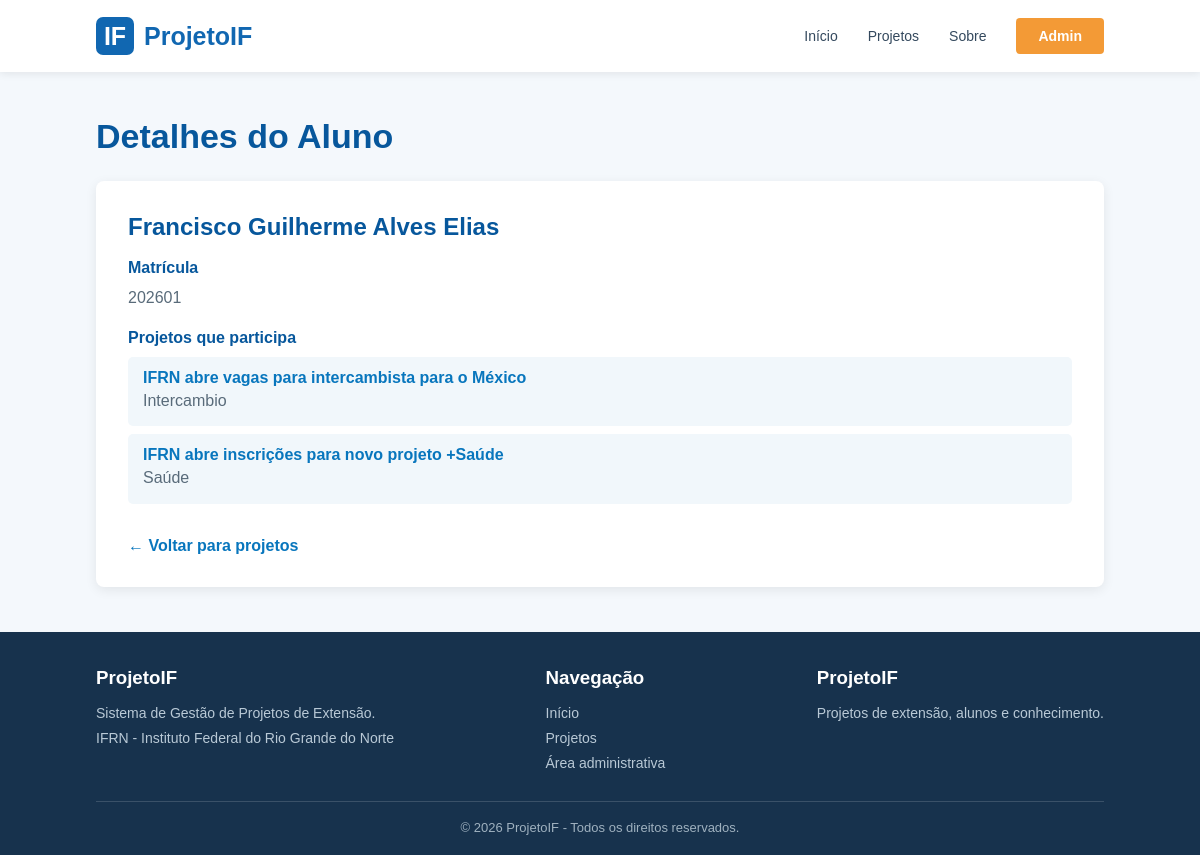
Page /detalhes_aluno/1 on the committed database.
### app_IF/models.py (models this page shows, shortened)
class Aluno(models.Model):
    nome = models.CharField(max_length=200)
    matricula = models.CharField(max_length=100)

class Projeto(models.Model):
    titulo = models.CharField(max_length=250)
    descricao = models.TextField()
    data_inicio = models.DateField()
    categoria = models.ForeignKey(
        Categoria,
        on_delete=models.CASCADE
    )
    equipe = models.ManyToManyField(
        Aluno
        )

class Categoria(models.Model):
    nome = models.CharField(max_length=200)

### app_IF/views.py (the view)
# urls.py: path('detalhes_aluno/<int:id>', views.detalhes_aluno, name='detalhes_aluno'),
def detalhes_aluno(request, id):
    aluno = Aluno.objects.get(id=id)
    return render(request, 'app_IF/detalhes_aluno.html', {'aluno': aluno})

### app_IF/templates/app_IF/detalhes_aluno.html (shortened to what this page needs)
{% extends 'base.html' %}
{% block content %}
<section class="container">
    <h1 class="page-title">
        Detalhes do Aluno
    </h1>
    <div class="detail-box">
        <h2>
            {{ aluno.nome }}
        </h2>
        <p class="detail-label">
            Matrícula
        </p>
        <p class="detail-text">
            {{ aluno.matricula }}
        </p>
        <p class="detail-label">
            Projetos que participa
        </p>
        <ul class="student-list">
            {% for projeto in aluno.projeto_set.all %}
            <li>
                <a href="{% url 'detalhes_projeto' projeto.id %}">
                    {{ projeto.titulo }}
                </a>
                <br>
                <span class="detail-text">
                    {{ projeto.categoria.nome }}
                </span>
            </li>
            {% empty %}
            <li>
                Este aluno não participa de nenhum projeto.
            </li>
            {% endfor %}
        </ul>
        <a href="{% url 'listagem_projetos' %}"
           class="back-link">
            ← Voltar para projetos
        </a>
    </div>
</section>
{% endblock %}

### static/css/styles.css (style rules this page uses)
* { margin: 0; padding: 0; box-sizing: border-box; }
body { font-family: Arial, Helvetica, sans-serif; background-color: #f4f8fc; color: #17324d; min-height: 100vh; display: flex; flex-direction: column; }
a { text-decoration: none; }
.container { width: 84%; max-width: 1100px; margin: 45px auto; }
.page-title { color: #07579c; font-size: 34px; margin-bottom: 10px; }
.detail-box { background-color: white; padding: 32px; border-radius: 8px; box-shadow: 0 3px 12px rgba(0, 0, 0, 0.08); margin-top: 25px; }
.detail-box h2 { color: #07579c; margin-bottom: 15px; }
.detail-label { color: #07579c; font-weight: bold; margin-top: 18px; margin-bottom: 7px; }
.detail-text { color: #596b7a; line-height: 1.7; }
.student-list { list-style: none; margin-top: 10px; }
.student-list li { background-color: #f1f7fb; margin-bottom: 8px; padding: 12px 15px; border-radius: 5px; }
.student-list a { color: #0876bd; font-weight: bold; }
.back-link { display: inline-block; margin-top: 25px; color: #0876bd; font-weight: bold; }

### rows in the picture
Aluno: nome "Francisco Guilherme Alves Elias", matricula "202601"
Projeto: titulo "IFRN abre vagas para intercambista para o México", categoria.nome "Intercambio"
Projeto: titulo "IFRN abre inscrições para novo projeto +Saúde", categoria.nome "Saúde"
